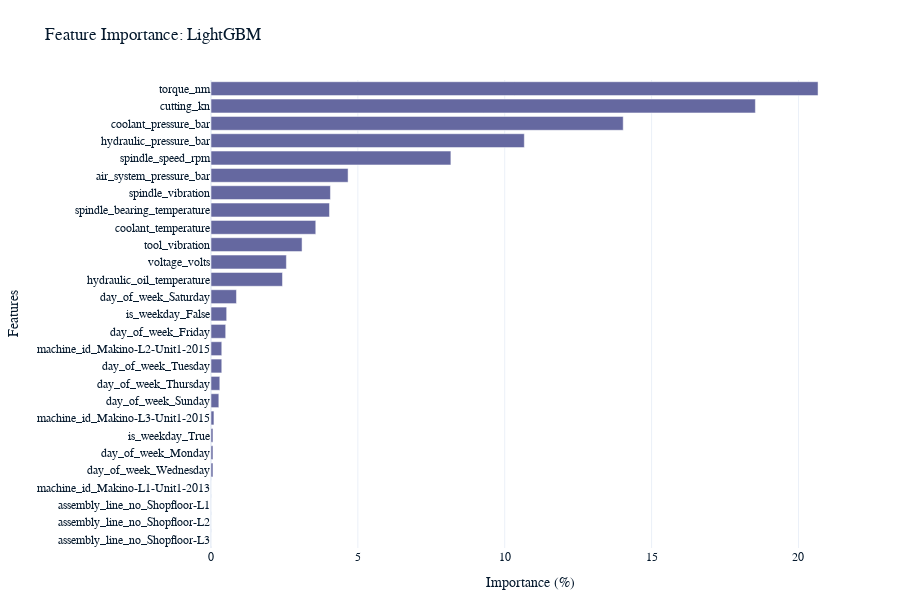

Here is the notebook cell this chart was saved with:
### Markdown cell above
The model's performance is further validated by the ROC and PR curves, which are consistent with its high accuracy. The confusion matrix confirms this, showing only a single error.

### Code cell
def plot_feature_importance(best_model, X_train, best_model_name):
    """
    Plot normalized feature importance for the best model.
    """
    # Get feature importance
    if hasattr(best_model, 'feature_importances_'):
        importances = best_model.feature_importances_
    elif hasattr(best_model, 'coef_'):
        importances = np.abs(best_model.coef_[0])
    else:
        print("Model doesn't provide feature importance")
        return

    # Normalize importances to sum to 1
    importances = importances / importances.sum()

    # Create and sort dataframe
    feature_importance = pd.DataFrame({
        'feature': X_train.columns,
        'importance': importances
    }).sort_values('importance', ascending=True)

    # Create plot
    fig = go.Figure()
    
    # Plot top 15 features
    fig.add_trace(
        go.Bar(
            y=feature_importance['feature'],
            x=feature_importance['importance'] * 100,  # Convert to percentage
            orientation='h'
        )
    )

    # Update layout
    fig.update_layout(
        title=f'Feature Importance: {best_model_name}',
        xaxis_title='Importance (%)',
        yaxis_title='Features',
        height=600,
        width=900,
        margin=dict(l=50, r=50, t=80, b=50),
        showlegend=False
    )

    fig.show()

# Call the function
plot_feature_importance(best_model, X_train_best, best_model_name)

### Figure 1 — Plotly figure (JSON) as saved in the notebook; plotly's stock layout.template omitted (floating-point values rounded to 4 significant figures)
{"data": [{"orientation": "h", "x": [0, 0, 0, 0, 0.06667, 0.06667, 0.06667, 0.1, 0.2667, 0.3, 0.3667, 0.3667, 0.5, 0.5333, 0.8667, 2.433, 2.567, 3.1, 3.567, 4.033, 4.067, 4.667, 8.167, 10.67, 14.03, 18.53, 20.67], "y": ["assembly_line_no_Shopfloor-L3", "assembly_line_no_Shopfloor-L2", "assembly_line_no_Shopfloor-L1", "machine_id_Makino-L1-Unit1-2013", "day_of_week_Wednesday", "day_of_week_Monday", "is_weekday_True", "machine_id_Makino-L3-Unit1-2015", "day_of_week_Sunday", "day_of_week_Thursday", "day_of_week_Tuesday", "machine_id_Makino-L2-Unit1-2015", "day_of_week_Friday", "is_weekday_False", "day_of_week_Saturday", "hydraulic_oil_temperature", "voltage_volts", "tool_vibration", "coolant_temperature", "spindle_bearing_temperature", "spindle_vibration", "air_system_pressure_bar", "spindle_speed_rpm", "hydraulic_pressure_bar", "coolant_pressure_bar", "cutting_kn", "torque_nm"], "type": "bar"}], "layout": {"margin": {"l": 50, "r": 50, "t": 80, "b": 50}, "title": {"text": "Feature Importance: LightGBM"}, "xaxis": {"title": {"text": "Importance (%)"}}, "yaxis": {"title": {"text": "Features"}}, "height": 600, "width": 900, "showlegend": false}}
